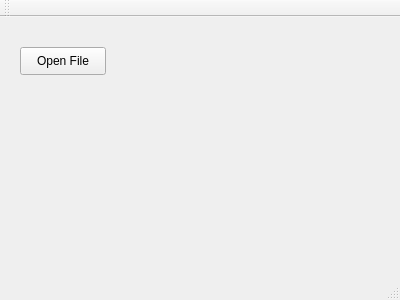
<?xml version="1.0" encoding="UTF-8"?>
<ui version="4.0">
 <class>MainWindow</class>
 <widget class="QMainWindow" name="MainWindow">
  <property name="geometry">
   <rect>
    <x>0</x>
    <y>0</y>
    <width>400</width>
    <height>300</height>
   </rect>
  </property>
  <property name="windowTitle">
   <string>MainWindow</string>
  </property>
  <widget class="QWidget" name="centralWidget">
   <widget class="QPushButton" name="pushButton">
    <property name="geometry">
     <rect>
      <x>20</x>
      <y>30</y>
      <width>86</width>
      <height>28</height>
     </rect>
    </property>
    <property name="text">
     <string>Open File</string>
    </property>
   </widget>
  </widget>
  <widget class="QMenuBar" name="menuBar">
   <property name="geometry">
    <rect>
     <x>0</x>
     <y>0</y>
     <width>400</width>
     <height>25</height>
    </rect>
   </property>
  </widget>
  <widget class="QToolBar" name="mainToolBar">
   <attribute name="toolBarArea">
    <enum>TopToolBarArea</enum>
   </attribute>
   <attribute name="toolBarBreak">
    <bool>false</bool>
   </attribute>
  </widget>
  <widget class="QStatusBar" name="statusBar"/>
 </widget>
 <layoutdefault spacing="6" margin="11"/>
 <resources/>
 <connections/>
</ui>
